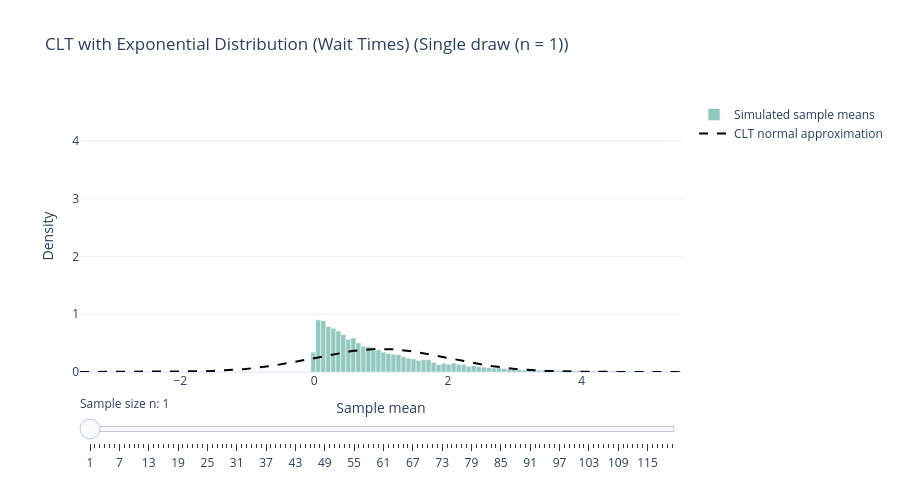

Notebook cell for this chart:
### Markdown cell above
### Simulation

Now that we've gone over the basics of exponential distributions, let's see how the CLT handles it!

### Code cell
clt_plotly_interactive(
    distribution="exponential",
    pop_mean=1.0,
    pop_std=1.0,
    title="CLT with Exponential Distribution (Wait Times)",
    raw_label="Single draw (n = 1)",
    n_default=1,
    n_values=list(range(1, 121)),
    trials=10000,
    seed=84,
    bar_color="rgba(47, 150, 130, 0.68)",
)

### Figure 1 — Plotly figure (JSON) as saved in the notebook; plotly's stock layout.template omitted (floating-point values rounded to 4 significant figures; data arrays with more than 128 entries replaced by an {"elided": "..."} marker saying what was removed)
{"data": [{"marker": {"color": "rgba(47, 150, 130, 0.68)"}, "name": "Simulated sample means", "opacity": 0.75, "type": "bar", "x": [-3.462, -3.388, -3.312, -3.237, -3.163, -3.087, -3.013, -2.938, -2.862, -2.788, -2.712, -2.638, -2.562, -2.487, -2.413, -2.337, -2.263, -2.188, -2.113, -2.038, -1.962, -1.888, -1.812, -1.738, -1.663, -1.587, -1.513, -1.438, -1.363, -1.288, -1.213, -1.138, -1.062, -0.9875, -0.9125, -0.8375, -0.7625, -0.6875, -0.6125, -0.5375, -0.4625, -0.3875, -0.3125, -0.2375, -0.1625, -0.0875, -0.0125, 0.0625, 0.1375, 0.2125, 0.2875, 0.3625, 0.4375, 0.5125, 0.5875, 0.6625, 0.7375, 0.8125, 0.8875, 0.9625, 1.038, 1.112, 1.187, 1.262, 1.337, 1.413, 1.487, 1.562, 1.637, 1.712, 1.788, 1.862, 1.937, 2.012, 2.087, 2.163, 2.237, 2.312, 2.387, 2.462, 2.538, 2.612, 2.687, 2.762, 2.837, 2.913, 2.987, 3.062, 3.137, 3.212, 3.288, 3.362, 3.437, 3.512, 3.587, 3.662, 3.737, 3.812, 3.887, 3.962, 4.037, 4.112, 4.188, 4.262, 4.338, 4.412, 4.487, 4.562, 4.637, 4.712, 4.787, 4.862, 4.938, 5.012, 5.087, 5.162, 5.237, 5.312, 5.387, 5.462], "y": [0.0, 0.0, 0.0, 0.0, 0.0, 0.0, 0.0, 0.0, 0.0, 0.0, 0.0, 0.0, 0.0, 0.0, 0.0, 0.0, 0.0, 0.0, 0.0, 0.0, 0.0, 0.0, 0.0, 0.0, 0.0, 0.0, 0.0, 0.0, 0.0, 0.0, 0.0, 0.0, 0.0, 0.0, 0.0, 0.0, 0.0, 0.0, 0.0, 0.0, 0.0, 0.0, 0.0, 0.0, 0.0, 0.0, 0.3416, 0.903, 0.8856, 0.7878, 0.7583, 0.7114, 0.6471, 0.5654, 0.5895, 0.5024, 0.4435, 0.4368, 0.3966, 0.3845, 0.3443, 0.3215, 0.3068, 0.3014, 0.2639, 0.2371, 0.2264, 0.201, 0.2144, 0.2144, 0.1661, 0.1259, 0.1501, 0.134, 0.1554, 0.1326, 0.134, 0.09914, 0.1125, 0.0911, 0.08574, 0.07235, 0.06833, 0.07369, 0.06297, 0.04689, 0.04555, 0.04421, 0.03215, 0.05895, 0.02546, 0.03215, 0.03081, 0.03617, 0.02814, 0.0268, 0.01876, 0.03215, 0.01742, 0.02546, 0.01742, 0.01474, 0.01608, 0.01608, 0.004019, 0.01206, 0.01742, 0.005359, 0.009378, 0.01206, 0.005359, 0.01072, 0.005359, 0.008039, 0.005359, 0.004019, 0.01072, 0.005359, 0.00268, 0.00134]}, {"line": {"color": "black", "dash": "dash", "width": 2}, "mode": "lines", "name": "CLT normal approximation", "type": "scatter", "x": {"elided": "240 float values"}, "y": {"elided": "240 float values"}}], "layout": {"bargap": 0, "height": 480, "sliders": [{"active": 0, "currentvalue": {"prefix": "Sample size n: "}, "pad": {"t": 20}, "steps": [{"args": [["1"], {"frame": {"duration": 0, "redraw": true}, "mode": "immediate"}], "label": "1", "method": "animate"}, {"args": [["2"], {"frame": {"duration": 0, "redraw": true}, "mode": "immediate"}], "label": "2", "method": "animate"}, {"args": [["3"], {"frame": {"duration": 0, "redraw": true}, "mode": "immediate"}], "label": "3", "method": "animate"}, {"args": [["4"], {"frame": {"duration": 0, "redraw": true}, "mode": "immediate"}], "label": "4", "method": "animate"}, {"args": [["5"], {"frame": {"duration": 0, "redraw": true}, "mode": "immediate"}], "label": "5", "method": "animate"}, {"args": [["6"], {"frame": {"duration": 0, "redraw": true}, "mode": "immediate"}], "label": "6", "method": "animate"}, {"args": [["7"], {"frame": {"duration": 0, "redraw": true}, "mode": "immediate"}], "label": "7", "method": "animate"}, {"args": [["8"], {"frame": {"duration": 0, "redraw": true}, "mode": "immediate"}], "label": "8", "method": "animate"}, {"args": [["9"], {"frame": {"duration": 0, "redraw": true}, "mode": "immediate"}], "label": "9", "method": "animate"}, {"args": [["10"], {"frame": {"duration": 0, "redraw": true}, "mode": "immediate"}], "label": "10", "method": "animate"}, {"args": [["11"], {"frame": {"duration": 0, "redraw": true}, "mode": "immediate"}], "label": "11", "method": "animate"}, {"args": [["12"], {"frame": {"duration": 0, "redraw": true}, "mode": "immediate"}], "label": "12", "method": "animate"}, {"args": [["13"], {"frame": {"duration": 0, "redraw": true}, "mode": "immediate"}], "label": "13", "method": "animate"}, {"args": [["14"], {"frame": {"duration": 0, "redraw": true}, "mode": "immediate"}], "label": "14", "method": "animate"}, {"args": [["15"], {"frame": {"duration": 0, "redraw": true}, "mode": "immediate"}], "label": "15", "method": "animate"}, {"args": [["16"], {"frame": {"duration": 0, "redraw": true}, "mode": "immediate"}], "label": "16", "method": "animate"}, {"args": [["17"], {"frame": {"duration": 0, "redraw": true}, "mode": "immediate"}], "label": "17", "method": "animate"}, {"args": [["18"], {"frame": {"duration": 0, "redraw": true}, "mode": "immediate"}], "label": "18", "method": "animate"}, {"args": [["19"], {"frame": {"duration": 0, "redraw": true}, "mode": "immediate"}], "label": "19", "method": "animate"}, {"args": [["20"], {"frame": {"duration": 0, "redraw": true}, "mode": "immediate"}], "label": "20", "method": "animate"}, {"args": [["21"], {"frame": {"duration": 0, "redraw": true}, "mode": "immediate"}], "label": "21", "method": "animate"}, {"args": [["22"], {"frame": {"duration": 0, "redraw": true}, "mode": "immediate"}], "label": "22", "method": "animate"}, {"args": [["23"], {"frame": {"duration": 0, "redraw": true}, "mode": "immediate"}], "label": "23", "method": "animate"}, {"args": [["24"], {"frame": {"duration": 0, "redraw": true}, "mode": "immediate"}], "label": "24", "method": "animate"}, {"args": [["25"], {"frame": {"duration": 0, "redraw": true}, "mode": "immediate"}], "label": "25", "method": "animate"}, {"args": [["26"], {"frame": {"duration": 0, "redraw": true}, "mode": "immediate"}], "label": "26", "method": "animate"}, {"args": [["27"], {"frame": {"duration": 0, "redraw": true}, "mode": "immediate"}], "label": "27", "method": "animate"}, {"args": [["28"], {"frame": {"duration": 0, "redraw": true}, "mode": "immediate"}], "label": "28", "method": "animate"}, {"args": [["29"], {"frame": {"duration": 0, "redraw": true}, "mode": "immediate"}], "label": "29", "method": "animate"}, {"args": [["30"], {"frame": {"duration": 0, "redraw": true}, "mode": "immediate"}], "label": "30", "method": "animate"}, {"args": [["31"], {"frame": {"duration": 0, "redraw": true}, "mode": "immediate"}], "label": "31", "method": "animate"}, {"args": [["32"], {"frame": {"duration": 0, "redraw": true}, "mode": "immediate"}], "label": "32", "method": "animate"}, {"args": [["33"], {"frame": {"duration": 0, "redraw": true}, "mode": "immediate"}], "label": "33", "method": "animate"}, {"args": [["34"], {"frame": {"duration": 0, "redraw": true}, "mode": "immediate"}], "label": "34", "method": "animate"}, {"args": [["35"], {"frame": {"duration": 0, "redraw": true}, "mode": "immediate"}], "label": "35", "method": "animate"}, {"args": [["36"], {"frame": {"duration": 0, "redraw": true}, "mode": "immediate"}], "label": "36", "method": "animate"}, {"args": [["37"], {"frame": {"duration": 0, "redraw": true}, "mode": "immediate"}], "label": "37", "method": "animate"}, {"args": [["38"], {"frame": {"duration": 0, "redraw": true}, "mode": "immediate"}], "label": "38", "method": "animate"}, {"args": [["39"], {"frame": {"duration": 0, "redraw": true}, "mode": "immediate"}], "label": "39", "method": "animate"}, {"args": [["40"], {"frame": {"duration": 0, "redraw": true}, "mode": "immediate"}], "label": "40", "method": "animate"}, {"args": [["41"], {"frame": {"duration": 0, "redraw": true}, "mode": "immediate"}], "label": "41", "method": "animate"}, {"args": [["42"], {"frame": {"duration": 0, "redraw": true}, "mode": "immediate"}], "label": "42", "method": "animate"}, {"args": [["43"], {"frame": {"duration": 0, "redraw": true}, "mode": "immediate"}], "label": "43", "method": "animate"}, {"args": [["44"], {"frame": {"duration": 0, "redraw": true}, "mode": "immediate"}], "label": "44", "method": "animate"}, {"args": [["45"], {"frame": {"duration": 0, "redraw": true}, "mode": "immediate"}], "label": "45", "method": "animate"}, {"args": [["46"], {"frame": {"duration": 0, "redraw": true}, "mode": "immediate"}], "label": "46", "method": "animate"}, {"args": [["47"], {"frame": {"duration": 0, "redraw": true}, "mode": "immediate"}], "label": "47", "method": "animate"}, {"args": [["48"], {"frame": {"duration": 0, "redraw": true}, "mode": "immediate"}], "label": "48", "method": "animate"}, {"args": [["49"], {"frame": {"duration": 0, "redraw": true}, "mode": "immediate"}], "label": "49", "method": "animate"}, {"args": [["50"], {"frame": {"duration": 0, "redraw": true}, "mode": "immediate"}], "label": "50", "method": "animate"}, {"args": [["51"], {"frame": {"duration": 0, "redraw": true}, "mode": "immediate"}], "label": "51", "method": "animate"}, {"args": [["52"], {"frame": {"duration": 0, "redraw": true}, "mode": "immediate"}], "label": "52", "method": "animate"}, {"args": [["53"], {"frame": {"duration": 0, "redraw": true}, "mode": "immediate"}], "label": "53", "method": "animate"}, {"args": [["54"], {"frame": {"duration": 0, "redraw": true}, "mode": "immediate"}], "label": "54", "method": "animate"}, {"args": [["55"], {"frame": {"duration": 0, "redraw": true}, "mode": "immediate"}], "label": "55", "method": "animate"}, {"args": [["56"], {"frame": {"duration": 0, "redraw": true}, "mode": "immediate"}], "label": "56", "method": "animate"}, {"args": [["57"], {"frame": {"duration": 0, "redraw": true}, "mode": "immediate"}], "label": "57", "method": "animate"}, {"args": [["58"], {"frame": {"duration": 0, "redraw": true}, "mode": "immediate"}], "label": "58", "method": "animate"}, {"args": [["59"], {"frame": {"duration": 0, "redraw": true}, "mode": "immediate"}], "label": "59", "method": "animate"}, {"args": [["60"], {"frame": {"duration": 0, "redraw": true}, "mode": "immediate"}], "label": "60", "method": "animate"}, {"args": [["61"], {"frame": {"duration": 0, "redraw": true}, "mode": "immediate"}], "label": "61", "method": "animate"}, {"args": [["62"], {"frame": {"duration": 0, "redraw": true}, "mode": "immediate"}], "label": "62", "method": "animate"}, {"args": [["63"], {"frame": {"duration": 0, "redraw": true}, "mode": "immediate"}], "label": "63", "method": "animate"}, {"args": [["64"], {"frame": {"duration": 0, "redraw": true}, "mode": "immediate"}], "label": "64", "method": "animate"}, {"args": [["65"], {"frame": {"duration": 0, "redraw": true}, "mode": "immediate"}], "label": "65", "method": "animate"}, {"args": [["66"], {"frame": {"duration": 0, "redraw": true}, "mode": "immediate"}], "label": "66", "method": "animate"}, {"args": [["67"], {"frame": {"duration": 0, "redraw": true}, "mode": "immediate"}], "label": "67", "method": "animate"}, {"args": [["68"], {"frame": {"duration": 0, "redraw": true}, "mode": "immediate"}], "label": "68", "method": "animate"}, {"args": [["69"], {"frame": {"duration": 0, "redraw": true}, "mode": "immediate"}], "label": "69", "method": "animate"}, {"args": [["70"], {"frame": {"duration": 0, "redraw": true}, "mode": "immediate"}], "label": "70", "method": "animate"}, {"args": [["71"], {"frame": {"duration": 0, "redraw": true}, "mode": "immediate"}], "label": "71", "method": "animate"}, {"args": [["72"], {"frame": {"duration": 0, "redraw": true}, "mode": "immediate"}], "label": "72", "method": "animate"}, {"args": [["73"], {"frame": {"duration": 0, "redraw": true}, "mode": "immediate"}], "label": "73", "method": "animate"}, {"args": [["74"], {"frame": {"duration": 0, "redraw": true}, "mode": "immediate"}], "label": "74", "method": "animate"}, {"args": [["75"], {"frame": {"duration": 0, "redraw": true}, "mode": "immediate"}], "label": "75", "method": "animate"}, {"args": [["76"], {"frame": {"duration": 0, "redraw": true}, "mode": "immediate"}], "label": "76", "method": "animate"}, {"args": [["77"], {"frame": {"duration": 0, "redraw": true}, "mode": "immediate"}], "label": "77", "method": "animate"}, {"args": [["78"], {"frame": {"duration": 0, "redraw": true}, "mode": "immediate"}], "label": "78", "method": "animate"}, {"args": [["79"], {"frame": {"duration": 0, "redraw": true}, "mode": "immediate"}], "label": "79", "method": "animate"}, {"args": [["80"], {"frame": {"duration": 0, "redraw": true}, "mode": "immediate"}], "label": "80", "method": "animate"}, {"args": [["81"], {"frame": {"duration": 0, "redraw": true}, "mode": "immediate"}], "label": "81", "method": "animate"}, {"args": [["82"], {"frame": {"duration": 0, "redraw": true}, "mode": "immediate"}], "label": "82", "method": "animate"}, {"args": [["83"], {"frame": {"duration": 0, "redraw": true}, "mode": "immediate"}], "label": "83", "method": "animate"}, {"args": [["84"], {"frame": {"duration": 0, "redraw": true}, "mode": "immediate"}], "label": "84", "method": "animate"}, {"args": [["85"], {"frame": {"duration": 0, "redraw": true}, "mode": "immediate"}], "label": "85", "method": "animate"}, {"args": [["86"], {"frame": {"duration": 0, "redraw": true}, "mode": "immediate"}], "label": "86", "method": "animate"}, {"args": [["87"], {"frame": {"duration": 0, "redraw": true}, "mode": "immediate"}], "label": "87", "method": "animate"}, {"args": [["88"], {"frame": {"duration": 0, "redraw": true}, "mode": "immediate"}], "label": "88", "method": "animate"}, {"args": [["89"], {"frame": {"duration": 0, "redraw": true}, "mode": "immediate"}], "label": "89", "method": "animate"}, {"args": [["90"], {"frame": {"duration": 0, "redraw": true}, "mode": "immediate"}], "label": "90", "method": "animate"}, {"args": [["91"], {"frame": {"duration": 0, "redraw": true}, "mode": "immediate"}], "label": "91", "method": "animate"}, {"args": [["92"], {"frame": {"duration": 0, "redraw": true}, "mode": "immediate"}], "label": "92", "method": "animate"}, {"args": [["93"], {"frame": {"duration": 0, "redraw": true}, "mode": "immediate"}], "label": "93", "method": "animate"}, {"args": [["94"], {"frame": {"duration": 0, "redraw": true}, "mode": "immediate"}], "label": "94", "method": "animate"}, {"args": [["95"], {"frame": {"duration": 0, "redraw": true}, "mode": "immediate"}], "label": "95", "method": "animate"}, {"args": [["96"], {"frame": {"duration": 0, "redraw": true}, "mode": "immediate"}], "label": "96", "method": "animate"}, {"args": [["97"], {"frame": {"duration": 0, "redraw": true}, "mode": "immediate"}], "label": "97", "method": "animate"}, {"args": [["98"], {"frame": {"duration": 0, "redraw": true}, "mode": "immediate"}], "label": "98", "method": "animate"}, {"args": [["99"], {"frame": {"duration": 0, "redraw": true}, "mode": "immediate"}], "label": "99", "method": "animate"}, {"args": [["100"], {"frame": {"duration": 0, "redraw": true}, "mode": "immediate"}], "label": "100", "method": "animate"}, {"args": [["101"], {"frame": {"duration": 0, "redraw": true}, "mode": "immediate"}], "label": "101", "method": "animate"}, {"args": [["102"], {"frame": {"duration": 0, "redraw": true}, "mode": "immediate"}], "label": "102", "method": "animate"}, {"args": [["103"], {"frame": {"duration": 0, "redraw": true}, "mode": "immediate"}], "label": "103", "method": "animate"}, {"args": [["104"], {"frame": {"duration": 0, "redraw": true}, "mode": "immediate"}], "label": "104", "method": "animate"}, {"args": [["105"], {"frame": {"duration": 0, "redraw": true}, "mode": "immediate"}], "label": "105", "method": "animate"}, {"args": [["106"], {"frame": {"duration": 0, "redraw": true}, "mode": "immediate"}], "label": "106", "method": "animate"}, {"args": [["107"], {"frame": {"duration": 0, "redraw": true}, "mode": "immediate"}], "label": "107", "method": "animate"}, {"args": [["108"], {"frame": {"duration": 0, "redraw": true}, "mode": "immediate"}], "label": "108", "method": "animate"}, {"args": [["109"], {"frame": {"duration": 0, "redraw": true}, "mode": "immediate"}], "label": "109", "method": "animate"}, {"args": [["110"], {"frame": {"duration": 0, "redraw": true}, "mode": "immediate"}], "label": "110", "method": "animate"}, {"args": [["111"], {"frame": {"duration": 0, "redraw": true}, "mode": "immediate"}], "label": "111", "method": "animate"}, {"args": [["112"], {"frame": {"duration": 0, "redraw": true}, "mode": "immediate"}], "label": "112", "method": "animate"}, {"args": [["113"], {"frame": {"duration": 0, "redraw": true}, "mode": "immediate"}], "label": "113", "method": "animate"}, {"args": [["114"], {"frame": {"duration": 0, "redraw": true}, "mode": "immediate"}], "label": "114", "method": "animate"}, {"args": [["115"], {"frame": {"duration": 0, "redraw": true}, "mode": "immediate"}], "label": "115", "method": "animate"}, {"args": [["116"], {"frame": {"duration": 0, "redraw": true}, "mode": "immediate"}], "label": "116", "method": "animate"}, {"args": [["117"], {"frame": {"duration": 0, "redraw": true}, "mode": "immediate"}], "label": "117", "method": "animate"}, {"args": [["118"], {"frame": {"duration": 0, "redraw": true}, "mode": "immediate"}], "label": "118", "method": "animate"}, {"args": [["119"], {"frame": {"duration": 0, "redraw": true}, "mode": "immediate"}], "label": "119", "method": "animate"}, {"args": [["120"], {"frame": {"duration": 0, "redraw": true}, "mode": "immediate"}], "label": "120", "method": "animate"}]}], "title": {"text": "CLT with Exponential Distribution (Wait Times) (Single draw (n = 1))"}, "xaxis": {"title": {"text": "Sample mean"}}, "yaxis": {"range": [0, 4.706], "title": {"text": "Density"}}}}
